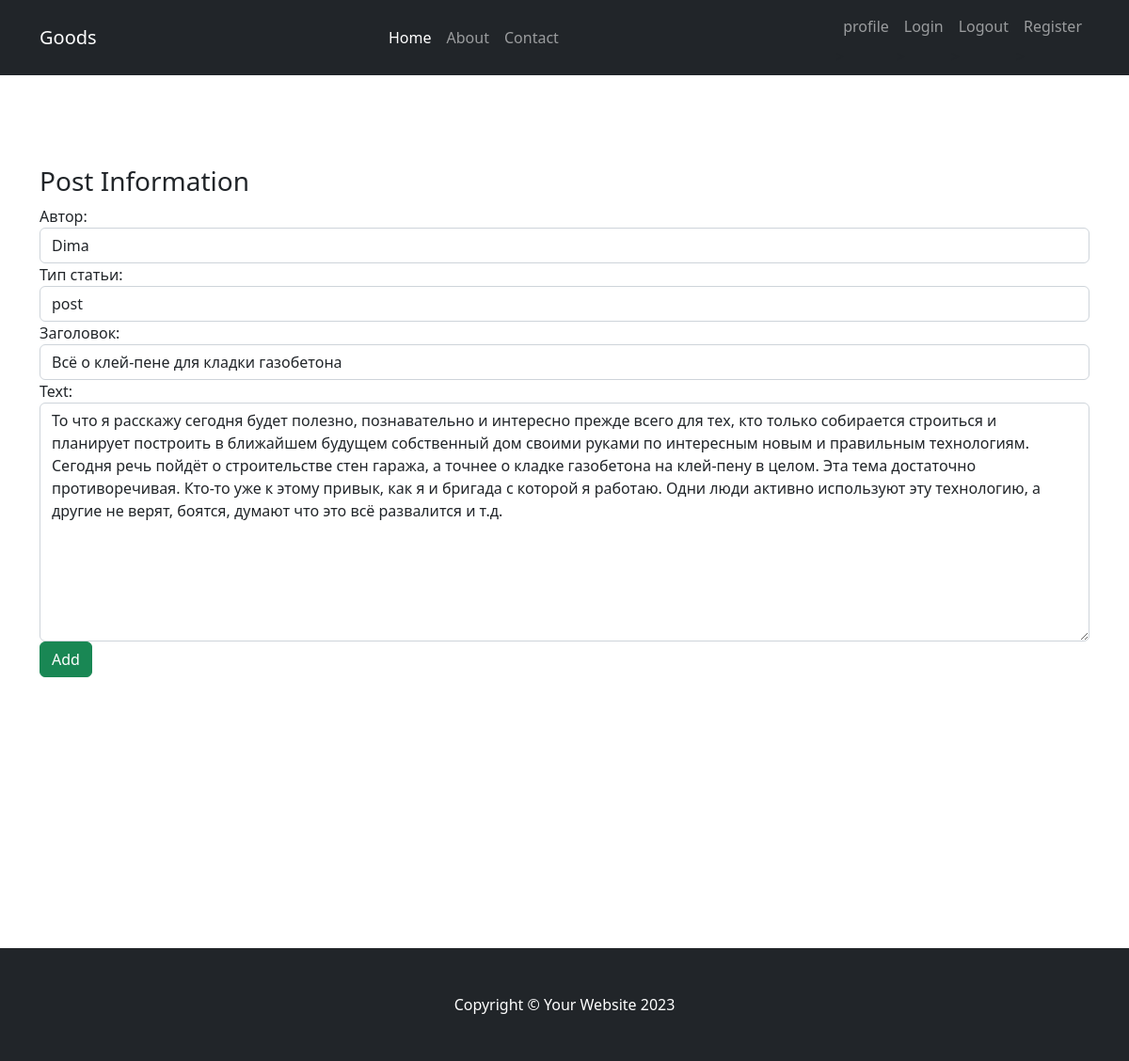
Screenshot of /posts/update/1/ (signed in) with the database file from the repository.
### newspaper/models.py (models this page shows, shortened)
class Post(models.Model):
    NEWS = 'NW'
    POST = 'PT'
    POSTS = [
        (NEWS, 'news'),
        (POST, 'post')
    ]
    author = models.ForeignKey(
        Author, on_delete=models.CASCADE, verbose_name='Автор')
    post_type = models.CharField(
        max_length=2, choices=POSTS, default=NEWS, verbose_name='Тип статьи')
    data_post_creation = models.DateTimeField(
        auto_now_add=True, verbose_name='Дата публикации')
    title = models.CharField(max_length=255, verbose_name='Заголовок')
    text = models.TextField()
    rating_post = models.IntegerField(default=0)
    category = models.ManyToManyField('Category', through='PostCategory')
    class Meta:
        verbose_name = 'Новость'
        verbose_name_plural = 'Новости'

### newspaper/views.py (the view)
# urls.py: path('update/<int:pk>/', PostUpdateView.as_view(), name='post_update'),
class PostUpdateView(PermissionRequiredMixin, LoginRequiredMixin, UpdateView):
    template_name = 'newspaper/post_create.html'
    permission_required = 'newspaper.change_post'
    form_class = PostForm
    def get_object(self, **rwargs):
        id = self.kwargs.get('pk')
        return Post.objects.get(pk=id)

### newspaper/forms.py
class PostForm(ModelForm):
    class Meta:
        model = Post
        fields = ['author', 'post_type', 'title', 'text']
        widgets = {
            'author': forms.Select(attrs={
                'class': 'form-control',
                'placeholder': 'Выберите имя автора'
            }),
            'post_type': forms.Select(attrs={
                'class': 'form-control',
                'placeholder': 'Выберите тип статьи'
            }),
            'title': forms.TextInput(attrs={
                'class': 'form-control',
                'placeholder': 'Введите название статьи'
            }),
            'text': forms.Textarea(attrs={
                'class': 'form-control',
                'placeholder': 'Введите текст статьи'
            }),
        }

### newspaper/models.py (called while the page is built)
    def __str__(self):
        return f'{self.author_name.username}'

### newspaper/templates/newspaper/post_create.html (shortened to what this page needs)
{% extends 'layout/base.html' %}
{% block content %}
<h3>Post Information</h3>
<form method="POST">
 {{ form }}
   <input class="btn btn-success" type="submit" value="Add">
</form>
{% endblock content %}

### rows the page displays
Post: author "Dima", post_type "post", title "Всё о клей-пене для кладки газобетона", text "То что я расскажу сегодня будет полезно, познавательно и интересно прежде всего для тех, кто только собирается строиться и планирует построить в ближайшем будущем собственный дом своими руками по интересным новым и правильным технологиям. Сегодня речь пойдёт о строительстве стен гаража, а точнее о кладке газобетона на клей-пену в целом. Эта тема достаточно противоречивая. Кто-то уже к этому привык, как я и бригада с которой я работаю. Одни люди активно используют эту технологию, а другие не верят, боятся, думают что это всё развалится и т.д."
